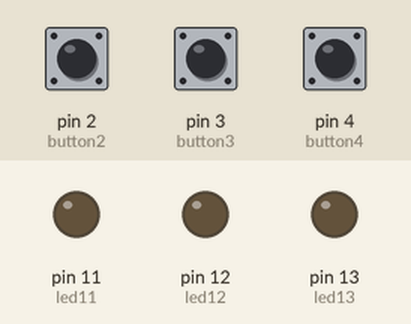
The sketch below on a simulated Arduino Uno, built with avr-gcc and run on an emulated ATmega328P. Shown: output pins drawn as LEDs (lit = HIGH). Inputs (shaded band) come from the test bench; at power-on: pin 2 (button2) HIGH, pin 3 (button3) HIGH, pin 4 (button4) HIGH.

Above: at 1.2 s.
1.3 s: pin 2 (button2) pulled LOW for 0.15 s
At 2.4 s:
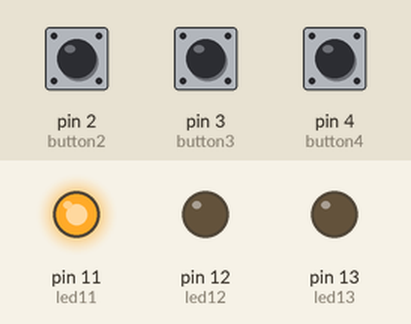
3.0 s: pin 3 (button3) pulled LOW for 0.15 s
At 3.7 s:
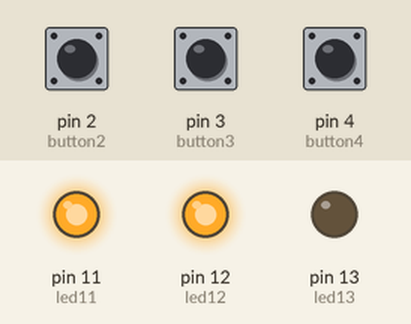
4.7 s: pin 4 (button4) pulled LOW for 0.15 s
At 6.1 s:
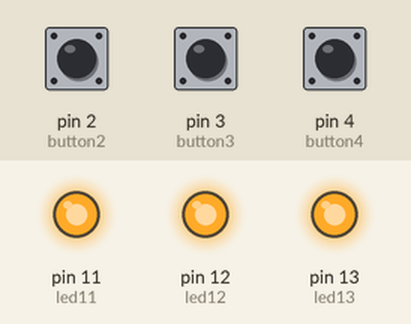
6.4 s: pin 2 (button2) pulled LOW for 1 s
At 8.7 s:
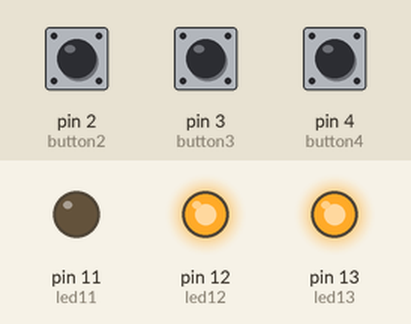
9.0 s: pin 3 (button3) pulled LOW for 1 s
At 10.7 s:
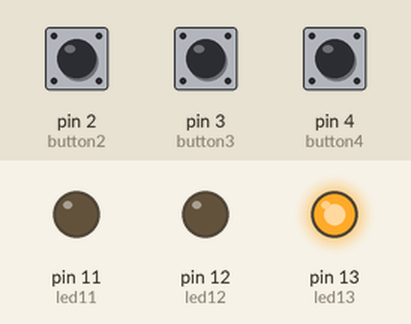
11.6 s: pin 2 (button2) pulled LOW for 0.15 s
At 12.7 s:
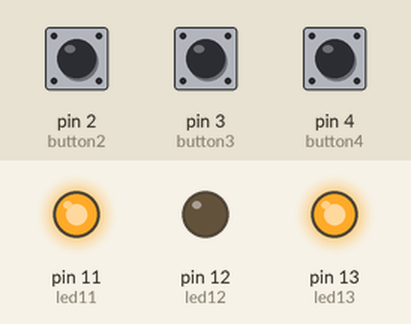
Timing chart, 0 to 14.3 s (numbered marks = the images above; inputs shaded):
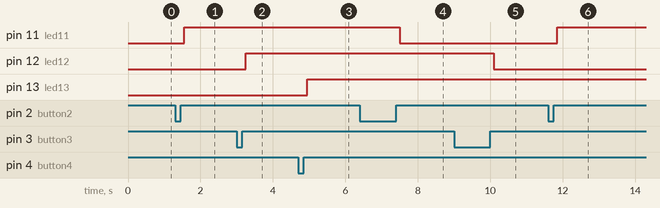

Measured:
- after the input at 1.3 s, pin 11 (led11): LOW → HIGH after 0.25 s
- after the input at 3.0 s, pin 12 (led12): LOW → HIGH after 0.25 s
- after the input at 4.7 s, pin 13 (led13): LOW → HIGH after 0.25 s
- after the input at 6.4 s, pin 11 (led11): HIGH → LOW after 1.1 s
- after the input at 9.0 s, pin 12 (led12): HIGH → LOW after 1.1 s
- after the input at 11.6 s, pin 11 (led11): LOW → HIGH after 0.25 s

The sketch:

lab1_button1.ino
```cpp
int button2 = 2;
int button3 = 3;
int button4 = 4;
int led13 = 13;
int led12 = 12;
int led11 = 11;


int val = 0;
int val3 = 0;
int val4 = 0;

int old_val = 0;
int old_val3 = 0;
int old_val4 = 0;
int state = 0;
int state3 = 0;
int state4 = 0;


void setup() {
  // put your setup code here, to run once:
  pinMode(button2, INPUT_PULLUP);
  pinMode(button3, INPUT_PULLUP);
  pinMode(button4, INPUT_PULLUP);
  pinMode(led13, OUTPUT);
  pinMode(led12, OUTPUT);
  pinMode(led11, OUTPUT);
}

void loop() {
  // put your main code here, to run repeatedly:
//  int state2 = digitalRead(button2);
//  int state3 = digitalRead(button3);
//  int state4 = digitalRead(button4);

  val = digitalRead(button2);
  val3 = digitalRead(button3);
  val4 = digitalRead(button4);

  if ((val==HIGH) && (old_val==LOW)){
    state = 1-state;
    delay(100);
  }
  old_val = val;
  if(state == 1){
    digitalWrite(led11, LOW);
  }
  else{
    digitalWrite(led11, HIGH);
  }

  // button3
   val3 = digitalRead(button3);

  if ((val3==HIGH) && (old_val3==LOW)){
    state3 = 1-state3;
    delay(100);
  }
  old_val3 = val3;
  if(state3 == 1){
    digitalWrite(led12, LOW);
  }
  else{
    digitalWrite(led12, HIGH);
  }

    // button4
    val4 = digitalRead(button4);

  if ((val4==HIGH) && (old_val4==LOW)){
    state4 = 1-state4;
    delay(100);
  }
  old_val4 = val4;
  if(state4 == 1){
    digitalWrite(led13, LOW);
  }
  else{
    digitalWrite(led13, HIGH);
  }
}
```
